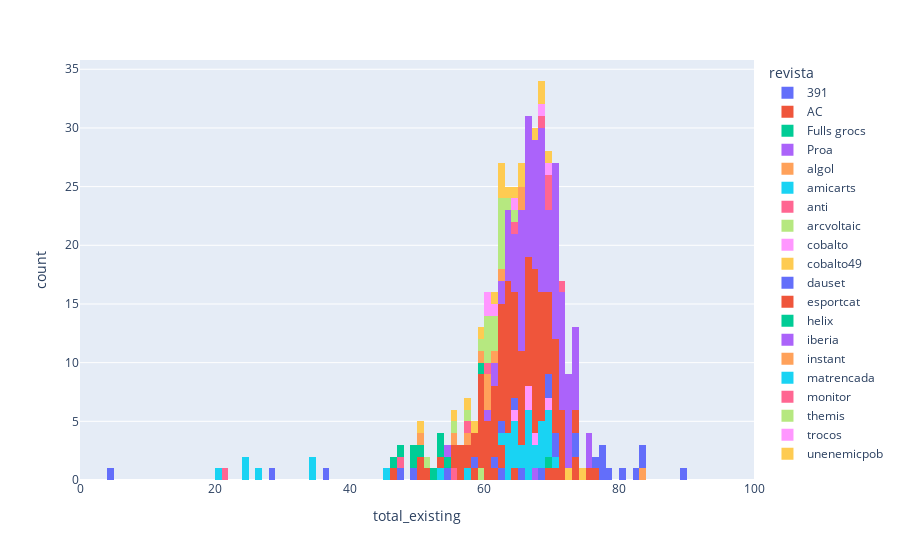

The notebook cell saved with this chart:
### Code cell
px.histogram(results, x="total_existing", nbins=100, range_x=(0,100), color="revista")

### Figure 1 — Plotly figure (JSON) as saved in the notebook; plotly's stock layout.template omitted (floating-point values rounded to 4 significant figures; data arrays with more than 128 entries replaced by an {"elided": "..."} marker saying what was removed)
{"data": [{"alignmentgroup": "True", "bingroup": "x", "hovertemplate": "revista=391<br>total_existing=%{x}<br>count=%{y}<extra></extra>", "legendgroup": "391", "marker": {"color": "#636efa", "pattern": {"shape": ""}}, "name": "391", "nbinsx": 100, "offsetgroup": "391", "orientation": "v", "showlegend": true, "type": "histogram", "x": [62.23, 65.74, 68.22, 54.07, 4.66, 49.33, 47.4, 28.29, 36.63], "xaxis": "x", "yaxis": "y"}, {"alignmentgroup": "True", "bingroup": "x", "hovertemplate": "revista=AC<br>total_existing=%{x}<br>count=%{y}<extra></extra>", "legendgroup": "AC", "marker": {"color": "#EF553B", "pattern": {"shape": ""}}, "name": "AC", "nbinsx": 100, "offsetgroup": "AC", "orientation": "v", "showlegend": true, "type": "histogram", "x": [62.51, null, null, null, null, null, 58.13, 51.55, 64.38, 62.4, 60.15, 61.28, 73.11, 70.43, 73.24, 76.84, 69.74, 75.91], "xaxis": "x", "yaxis": "y"}, {"alignmentgroup": "True", "bingroup": "x", "hovertemplate": "revista=Fulls grocs<br>total_existing=%{x}<br>count=%{y}<extra></extra>", "legendgroup": "Fulls grocs", "marker": {"color": "#00cc96", "pattern": {"shape": ""}}, "name": "Fulls grocs", "nbinsx": 100, "offsetgroup": "Fulls grocs", "orientation": "v", "showlegend": true, "type": "histogram", "x": [69.46], "xaxis": "x", "yaxis": "y"}, {"alignmentgroup": "True", "bingroup": "x", "hovertemplate": "revista=Proa<br>total_existing=%{x}<br>count=%{y}<extra></extra>", "legendgroup": "Proa", "marker": {"color": "#ab63fa", "pattern": {"shape": ""}}, "name": "Proa", "nbinsx": 100, "offsetgroup": "Proa", "orientation": "v", "showlegend": true, "type": "histogram", "x": [67.7], "xaxis": "x", "yaxis": "y"}, {"alignmentgroup": "True", "bingroup": "x", "hovertemplate": "revista=algol<br>total_existing=%{x}<br>count=%{y}<extra></extra>", "legendgroup": "algol", "marker": {"color": "#FFA15A", "pattern": {"shape": ""}}, "name": "algol", "nbinsx": 100, "offsetgroup": "algol", "orientation": "v", "showlegend": true, "type": "histogram", "x": [83.53], "xaxis": "x", "yaxis": "y"}, {"alignmentgroup": "True", "bingroup": "x", "hovertemplate": "revista=amicarts<br>total_existing=%{x}<br>count=%{y}<extra></extra>", "legendgroup": "amicarts", "marker": {"color": "#19d3f3", "pattern": {"shape": ""}}, "name": "amicarts", "nbinsx": 100, "offsetgroup": "amicarts", "orientation": "v", "showlegend": true, "type": "histogram", "x": [69.8, 70.32, 67.25, 69.19, 68.73, 69.98, 63.77, 68.46, 62.17, 66.56, 65.19, 63.01, 66.78, 63.97, 64.38, 67.93, 53.18, 64.23, 66.48, 69.24, 45.92, 66.15, 63.94, 64.6, 68.37, 65.56, 64.35, 66.55, 66.46, 57.78, 68.78], "xaxis": "x", "yaxis": "y"}, {"alignmentgroup": "True", "bingroup": "x", "hovertemplate": "revista=anti<br>total_existing=%{x}<br>count=%{y}<extra></extra>", "legendgroup": "anti", "marker": {"color": "#FF6692", "pattern": {"shape": ""}}, "name": "anti", "nbinsx": 100, "offsetgroup": "anti", "orientation": "v", "showlegend": true, "type": "histogram", "x": [55.82, 47.41], "xaxis": "x", "yaxis": "y"}, {"alignmentgroup": "True", "bingroup": "x", "hovertemplate": "revista=arcvoltaic<br>total_existing=%{x}<br>count=%{y}<extra></extra>", "legendgroup": "arcvoltaic", "marker": {"color": "#B6E880", "pattern": {"shape": ""}}, "name": "arcvoltaic", "nbinsx": 100, "offsetgroup": "arcvoltaic", "orientation": "v", "showlegend": true, "type": "histogram", "x": [51.32, 59.51], "xaxis": "x", "yaxis": "y"}, {"alignmentgroup": "True", "bingroup": "x", "hovertemplate": "revista=cobalto<br>total_existing=%{x}<br>count=%{y}<extra></extra>", "legendgroup": "cobalto", "marker": {"color": "#FF97FF", "pattern": {"shape": ""}}, "name": "cobalto", "nbinsx": 100, "offsetgroup": "cobalto", "orientation": "v", "showlegend": true, "type": "histogram", "x": [67.27, 64.98, 66.69, 69.49, 66.76], "xaxis": "x", "yaxis": "y"}, {"alignmentgroup": "True", "bingroup": "x", "hovertemplate": "revista=cobalto49<br>total_existing=%{x}<br>count=%{y}<extra></extra>", "legendgroup": "cobalto49", "marker": {"color": "#FECB52", "pattern": {"shape": ""}}, "name": "cobalto49", "nbinsx": 100, "offsetgroup": "cobalto49", "orientation": "v", "showlegend": true, "type": "histogram", "x": [72.06], "xaxis": "x", "yaxis": "y"}, {"alignmentgroup": "True", "bingroup": "x", "hovertemplate": "revista=dauset<br>total_existing=%{x}<br>count=%{y}<extra></extra>", "legendgroup": "dauset", "marker": {"color": "#636efa", "pattern": {"shape": ""}}, "name": "dauset", "nbinsx": 100, "offsetgroup": "dauset", "orientation": "v", "showlegend": true, "type": "histogram", "x": [82.21, 70, 73.75, 83.76, 62.77, 58.4, 80.88, 76.87, 89.66, 61.45, 77.33, 69.92, 70.01, 69.14, 73.86, 77.16, 64.73, 77.88, 78, 83.75], "xaxis": "x", "yaxis": "y"}, {"alignmentgroup": "True", "bingroup": "x", "hovertemplate": "revista=esportcat<br>total_existing=%{x}<br>count=%{y}<extra></extra>", "legendgroup": "esportcat", "marker": {"color": "#EF553B", "pattern": {"shape": ""}}, "name": "esportcat", "nbinsx": 100, "offsetgroup": "esportcat", "orientation": "v", "showlegend": true, "type": "histogram", "x": {"elided": "130 float values"}, "xaxis": "x", "yaxis": "y"}, {"alignmentgroup": "True", "bingroup": "x", "hovertemplate": "revista=helix<br>total_existing=%{x}<br>count=%{y}<extra></extra>", "legendgroup": "helix", "marker": {"color": "#00cc96", "pattern": {"shape": ""}}, "name": "helix", "nbinsx": 100, "offsetgroup": "helix", "orientation": "v", "showlegend": true, "type": "histogram", "x": [47.78, 53.86, 49.17, 54.58, 49.01, 46.59, 53.34, 50.81, 52.05, 59.79], "xaxis": "x", "yaxis": "y"}, {"alignmentgroup": "True", "bingroup": "x", "hovertemplate": "revista=iberia<br>total_existing=%{x}<br>count=%{y}<extra></extra>", "legendgroup": "iberia", "marker": {"color": "#ab63fa", "pattern": {"shape": ""}}, "name": "iberia", "nbinsx": 100, "offsetgroup": "iberia", "orientation": "v", "showlegend": true, "type": "histogram", "x": [71.11, 71.31, 68.76, 68.44, 69.13, 72.39, 70.55, 71.93, 67.11, 71.29, 68.5, 67.78, 72.33, 71.15, 72.05, 66.13, 64.89, 65.88, 67.85, 75.24, 70.4, 64.87, 67.98, 64.69, 66.38, 71.57, 70.14, 72.17, 72.31, 69.6, 68.73, 70.23, 71.29, 72.41, 71.37, 70.15, 73.37, 73.66, 63.65, 71.91, 73.18, 68.9, 75.17, 73.95, 54.65, 73.02, 70.11, 62.38, 66.22, 69.51, 69.05, 65.88, 75.3, 68.47, 71.94, 73.54, 73.14, 72.73, 69.29, 70.4, 72.63, 70.24, 68.64, 67.09, 65.05, 63.18, 61.54, 65.97, 70.31, 66.43, 66.19, 70.76, 67.9, 70.62, 67.44, 66.19, 67.53, 70.74, 68.44, 65.73, 65.03, 69.34, 67.98, 65.73, 68.03, 68.62, 66.25, 70.25, 67.98, 70.86, 66.34, 69.8, 66.49, 67.89, 70.6, 64.82, 68.03, 66.58, 68.2, 68.53, 68.08, 63.82, 65.78, 65.36, 66.16, 63.91, 63.85, 62.33, 61.66, 60.59, 64.93, 63.5, 65.59, 65.27, 65.52, 66.33], "xaxis": "x", "yaxis": "y"}, {"alignmentgroup": "True", "bingroup": "x", "hovertemplate": "revista=instant<br>total_existing=%{x}<br>count=%{y}<extra></extra>", "legendgroup": "instant", "marker": {"color": "#FFA15A", "pattern": {"shape": ""}}, "name": "instant", "nbinsx": 100, "offsetgroup": "instant", "orientation": "v", "showlegend": true, "type": "histogram", "x": [59.26, 57.98, 60.79, 50.79, 55.96, 60.5, 65.33, 61.15, 65.06, 60.71, 62.73], "xaxis": "x", "yaxis": "y"}, {"alignmentgroup": "True", "bingroup": "x", "hovertemplate": "revista=matrencada<br>total_existing=%{x}<br>count=%{y}<extra></extra>", "legendgroup": "matrencada", "marker": {"color": "#19d3f3", "pattern": {"shape": ""}}, "name": "matrencada", "nbinsx": 100, "offsetgroup": "matrencada", "orientation": "v", "showlegend": true, "type": "histogram", "x": [34.55, 24.43, 24.29, 34.91, 20.74, 26.36], "xaxis": "x", "yaxis": "y"}, {"alignmentgroup": "True", "bingroup": "x", "hovertemplate": "revista=monitor<br>total_existing=%{x}<br>count=%{y}<extra></extra>", "legendgroup": "monitor", "marker": {"color": "#FF6692", "pattern": {"shape": ""}}, "name": "monitor", "nbinsx": 100, "offsetgroup": "monitor", "orientation": "v", "showlegend": true, "type": "histogram", "x": [64.42, 68.68, 69.32, 69.68, 71.27, 69.37, 57.75, 60.16, 21.19], "xaxis": "x", "yaxis": "y"}, {"alignmentgroup": "True", "bingroup": "x", "hovertemplate": "revista=themis<br>total_existing=%{x}<br>count=%{y}<extra></extra>", "legendgroup": "themis", "marker": {"color": "#B6E880", "pattern": {"shape": ""}}, "name": "themis", "nbinsx": 100, "offsetgroup": "themis", "orientation": "v", "showlegend": true, "type": "histogram", "x": [59.93, 61.5, 62.21, 60.61, 63.7, 62.35, 62.37, 62.21, 62.17, 61.99, 62.8, 61.04, 55.5, 60.46, 64.15, 60.8, 60.34, 57.2], "xaxis": "x", "yaxis": "y"}, {"alignmentgroup": "True", "bingroup": "x", "hovertemplate": "revista=trocos<br>total_existing=%{x}<br>count=%{y}<extra></extra>", "legendgroup": "trocos", "marker": {"color": "#FF97FF", "pattern": {"shape": ""}}, "name": "trocos", "nbinsx": 100, "offsetgroup": "trocos", "orientation": "v", "showlegend": true, "type": "histogram", "x": [64.78, 60.02, 60.22, 61.18, 69.12, 68.96], "xaxis": "x", "yaxis": "y"}, {"alignmentgroup": "True", "bingroup": "x", "hovertemplate": "revista=unenemicpob<br>total_existing=%{x}<br>count=%{y}<extra></extra>", "legendgroup": "unenemicpob", "marker": {"color": "#FECB52", "pattern": {"shape": ""}}, "name": "unenemicpob", "nbinsx": 100, "offsetgroup": "unenemicpob", "orientation": "v", "showlegend": true, "type": "histogram", "x": [68.78, 62.25, 65.43, 67.58, 62.57, 74.53, 59.11, 64.93, 55.81, 50.41, 61.09, 69.5, 62.71, 68.41, 58.6, 57.64, 63.99, 65.05], "xaxis": "x", "yaxis": "y"}], "layout": {"barmode": "relative", "legend": {"title": {"text": "revista"}, "tracegroupgap": 0}, "margin": {"t": 60}, "xaxis": {"anchor": "y", "domain": [0, 1], "range": [0, 100], "title": {"text": "total_existing"}}, "yaxis": {"anchor": "x", "domain": [0, 1], "title": {"text": "count"}}}}
